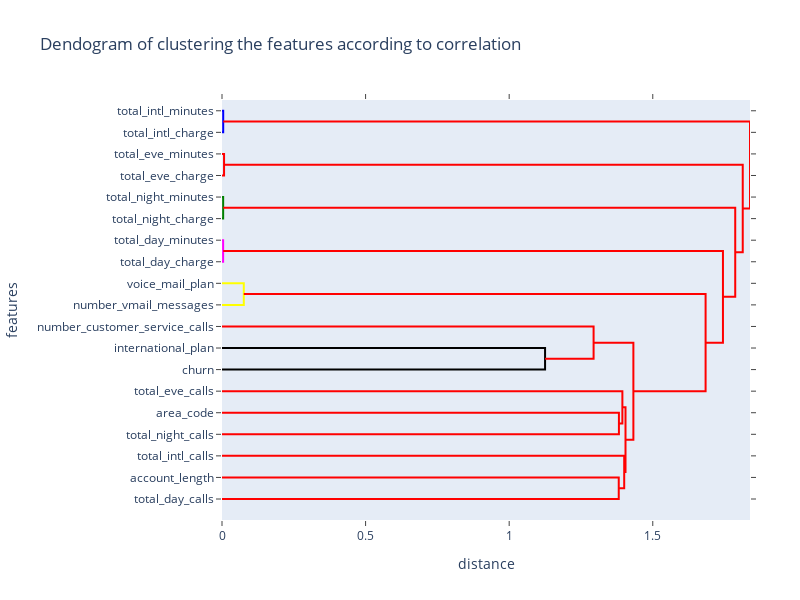

The notebook cell this image was saved under:
### Markdown cell above
### Pairwise correlation with other features by conducting a clustering of the features using agglomerative hierarchical clustering with average linkage

### Code cell
from scipy.cluster import hierarchy as hc
X = np.random.rand(10, 10)
pre_df_corr.drop('state',axis=1,inplace=True)
names = pre_df_corr.columns
inverse_correlation = 1 - abs(pre_df_corr.corr())
fig = ff.create_dendrogram(inverse_correlation.values, orientation='left', labels=names, colorscale=colors, linkagefun=lambda x: hc.linkage(x, 'average'))
fig['layout'].update(dict(
    title="Dendogram of clustering the features according to correlation",
    width=800, 
    height=600,
    margin=go.layout.Margin(l=180, r=50),
    xaxis=dict(
        title='distance',
    ),
    yaxis=dict(
        title='features',
        automargin=True,
    ),
))
iplot(fig, filename='dendrogram_corr_clustering')

### Figure 1 — Plotly figure (JSON) as saved in the notebook; plotly's stock layout.template omitted (floating-point values rounded to 4 significant figures)
{"data": [{"hoverinfo": "text", "marker": {"color": "blue"}, "mode": "lines", "type": "scatter", "x": [0, 0.004173, 0.004173, 0], "xaxis": "x", "y": [-5, -5, -15, -15], "yaxis": "y"}, {"hoverinfo": "text", "marker": {"color": "red"}, "mode": "lines", "type": "scatter", "x": [0, 0.007149, 0.007149, 0], "xaxis": "x", "y": [-25, -25, -35, -35], "yaxis": "y"}, {"hoverinfo": "text", "marker": {"color": "green"}, "mode": "lines", "type": "scatter", "x": [0, 0.004003, 0.004003, 0], "xaxis": "x", "y": [-45, -45, -55, -55], "yaxis": "y"}, {"hoverinfo": "text", "marker": {"color": "magenta"}, "mode": "lines", "type": "scatter", "x": [0, 0.003897, 0.003897, 0], "xaxis": "x", "y": [-65, -65, -75, -75], "yaxis": "y"}, {"hoverinfo": "text", "marker": {"color": "yellow"}, "mode": "lines", "type": "scatter", "x": [0, 0.07589, 0.07589, 0], "xaxis": "x", "y": [-85, -85, -95, -95], "yaxis": "y"}, {"hoverinfo": "text", "marker": {"color": "black"}, "mode": "lines", "type": "scatter", "x": [0, 1.125, 1.125, 0], "xaxis": "x", "y": [-115, -115, -125, -125], "yaxis": "y"}, {"hoverinfo": "text", "marker": {"color": "red"}, "mode": "lines", "type": "scatter", "x": [0, 1.294, 1.294, 1.125], "xaxis": "x", "y": [-105, -105, -120, -120], "yaxis": "y"}, {"hoverinfo": "text", "marker": {"color": "red"}, "mode": "lines", "type": "scatter", "x": [0, 1.382, 1.382, 0], "xaxis": "x", "y": [-145, -145, -155, -155], "yaxis": "y"}, {"hoverinfo": "text", "marker": {"color": "red"}, "mode": "lines", "type": "scatter", "x": [0, 1.394, 1.394, 1.382], "xaxis": "x", "y": [-135, -135, -150, -150], "yaxis": "y"}, {"hoverinfo": "text", "marker": {"color": "red"}, "mode": "lines", "type": "scatter", "x": [0, 1.382, 1.382, 0], "xaxis": "x", "y": [-175, -175, -185, -185], "yaxis": "y"}, {"hoverinfo": "text", "marker": {"color": "red"}, "mode": "lines", "type": "scatter", "x": [0, 1.401, 1.401, 1.382], "xaxis": "x", "y": [-165, -165, -180, -180], "yaxis": "y"}, {"hoverinfo": "text", "marker": {"color": "red"}, "mode": "lines", "type": "scatter", "x": [1.394, 1.405, 1.405, 1.401], "xaxis": "x", "y": [-142.5, -142.5, -172.5, -172.5], "yaxis": "y"}, {"hoverinfo": "text", "marker": {"color": "red"}, "mode": "lines", "type": "scatter", "x": [1.294, 1.432, 1.432, 1.405], "xaxis": "x", "y": [-112.5, -112.5, -157.5, -157.5], "yaxis": "y"}, {"hoverinfo": "text", "marker": {"color": "red"}, "mode": "lines", "type": "scatter", "x": [0.07589, 1.684, 1.684, 1.432], "xaxis": "x", "y": [-90, -90, -135, -135], "yaxis": "y"}, {"hoverinfo": "text", "marker": {"color": "red"}, "mode": "lines", "type": "scatter", "x": [0.003897, 1.744, 1.744, 1.684], "xaxis": "x", "y": [-70, -70, -112.5, -112.5], "yaxis": "y"}, {"hoverinfo": "text", "marker": {"color": "red"}, "mode": "lines", "type": "scatter", "x": [0.004003, 1.787, 1.787, 1.744], "xaxis": "x", "y": [-50, -50, -91.25, -91.25], "yaxis": "y"}, {"hoverinfo": "text", "marker": {"color": "red"}, "mode": "lines", "type": "scatter", "x": [0.007149, 1.813, 1.813, 1.787], "xaxis": "x", "y": [-30, -30, -70.62, -70.62], "yaxis": "y"}, {"hoverinfo": "text", "marker": {"color": "red"}, "mode": "lines", "type": "scatter", "x": [0.004173, 1.839, 1.839, 1.813], "xaxis": "x", "y": [-10, -10, -50.31, -50.31], "yaxis": "y"}], "layout": {"autosize": false, "height": 600, "hovermode": "closest", "margin": {"l": 180, "r": 50}, "showlegend": false, "title": {"text": "Dendogram of clustering the features according to correlation"}, "width": 800, "xaxis": {"mirror": "allticks", "rangemode": "tozero", "showgrid": false, "showline": true, "showticklabels": true, "ticks": "outside", "title": {"text": "distance"}, "type": "linear", "zeroline": false}, "yaxis": {"automargin": true, "mirror": "allticks", "rangemode": "tozero", "showgrid": false, "showline": true, "showticklabels": true, "tickmode": "array", "ticks": "outside", "ticktext": ["total_intl_minutes", "total_intl_charge", "total_eve_minutes", "total_eve_charge", "total_night_minutes", "total_night_charge", "total_day_minutes", "total_day_charge", "voice_mail_plan", "number_vmail_messages", "number_customer_service_calls", "international_plan", "churn", "total_eve_calls", "area_code", "total_night_calls", "total_intl_calls", "account_length", "total_day_calls"], "tickvals": [-5, -15, -25, -35, -45, -55, -65, -75, -85, -95, -105, -115, -125, -135, -145, -155, -165, -175, -185], "title": {"text": "features"}, "type": "linear", "zeroline": false}}}
